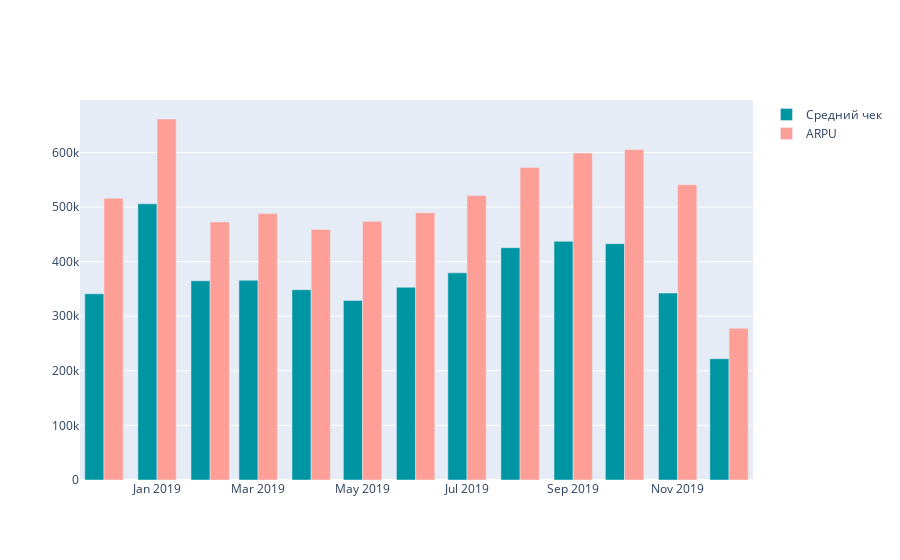

Source (notebook cell):
### Code cell


### Figure 1 — Plotly figure (JSON) as saved in the notebook; plotly's stock layout.template omitted (floating-point values rounded to 4 significant figures)
{"data": [{"marker": {"color": "#0095a3"}, "name": "Средний чек", "type": "bar", "x": ["2018-12-01", "2019-01-01", "2019-02-01", "2019-03-01", "2019-04-01", "2019-05-01", "2019-06-01", "2019-07-01", "2019-08-01", "2019-09-01", "2019-10-01", "2019-11-01", "2019-12-01"], "y": [341222, 505941, 364957, 365832, 348593, 328849, 353022, 379449, 425563, 437269, 432925, 342447, 222163]}, {"marker": {"color": "#fe9f97"}, "name": "ARPU", "type": "bar", "x": ["2018-12-01", "2019-01-01", "2019-02-01", "2019-03-01", "2019-04-01", "2019-05-01", "2019-06-01", "2019-07-01", "2019-08-01", "2019-09-01", "2019-10-01", "2019-11-01", "2019-12-01"], "y": [516157, 661333, 472805, 488002, 458968, 473838, 489614, 521248, 572397, 599062, 605310, 540883, 278044]}], "layout": {"autosize": true, "barmode": "group", "xaxis": {"autorange": true, "range": ["2018-11-17", "2019-12-15"], "type": "date"}, "yaxis": {"autorange": true, "range": [0, 696140], "type": "linear"}}}
